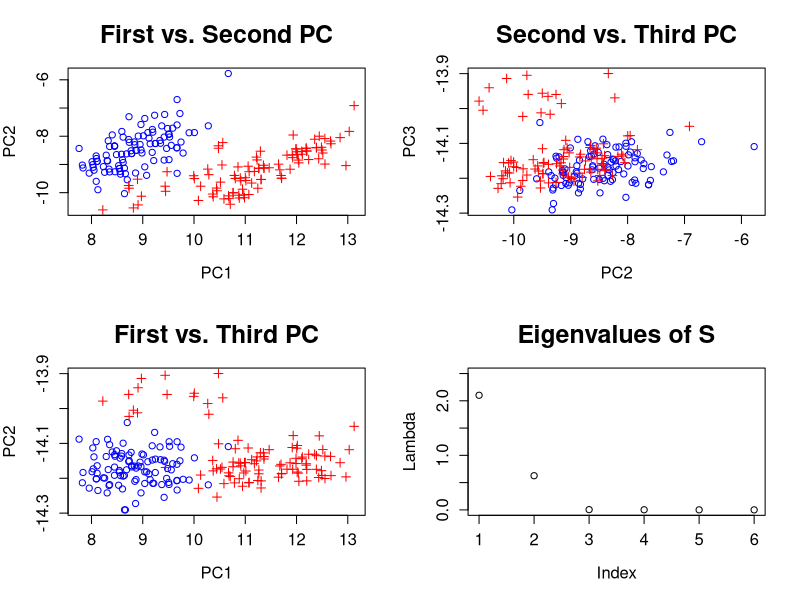

The R script that drew this image:

# clear all variables
rm(list = ls(all = TRUE))
graphics.off()

# load data
x      = read.table("bank2.dat")
n      = nrow(x)
x[, 1] = x[, 1]/10
x[, 2] = x[, 2]/10
x[, 3] = x[, 3]/10
x[, 6] = x[, 6]/10

e  = eigen((n - 1) * cov(x)/n)   # calculates eigenvalues and eigenvectors and sorts them by size
e1 = e$values
x  = as.matrix(x) %*% e$vectors  # data multiplied by eigenvectors

# plot of the first vs. second PC
par(mfrow = c(2, 2))
plot(x[, 1], x[, 2], pch = c(rep(1, 100), rep(3, 100)), col = c(rep("blue", 100), 
    rep("red", 100)), xlab = "PC1", ylab = "PC2", main = "First vs. Second PC", cex.lab = 1.2, 
    cex.axis = 1.2, cex.main = 1.8)

# plot of the second vs. third PC
plot(x[, 2], x[, 3], pch = c(rep(1, 100), rep(3, 100)), col = c(rep("blue", 100), 
    rep("red", 100)), xlab = "PC2", ylab = "PC3", main = "Second vs. Third PC", cex.lab = 1.2, 
    cex.axis = 1.2, cex.main = 1.8)

# plot of the first vs. third PC
plot(x[, 1], x[, 3], pch = c(rep(1, 100), rep(3, 100)), col = c(rep("blue", 100), 
    rep("red", 100)), xlab = "PC1", ylab = "PC2", main = "First vs. Third PC", cex.lab = 1.2, 
    cex.axis = 1.2, cex.main = 1.8)

# plot of the eigenvalues
plot(e1, ylim = c(0, 2.5), xlab = "Index", ylab = "Lambda", main = "Eigenvalues of S", 
    cex.lab = 1.2, cex.axis = 1.2, cex.main = 1.8) 
